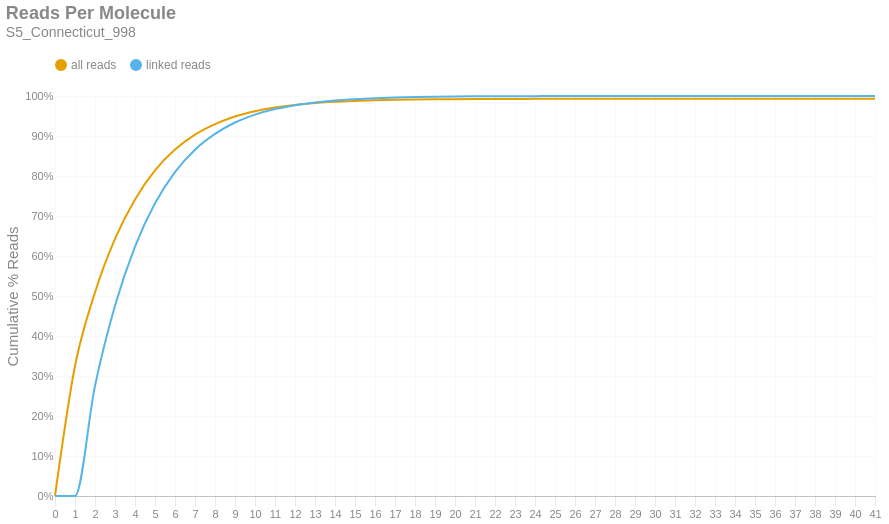

Write notebook code for a chart like this one.
### Markdown cell above
### Reads per Molecule
This chart shows the cumulative distribution of the number of reads per linked molecule. That is, how many alignments are associated with a unique molecule. This excludes the number of reads associated with invalid or absent linked-read barcodes. The `linked` histogram is the percentages recalculated when disregarding singletons.

### Code cell
if SKIPLR:
    print_html(f"Skipped")
else:
    counts = np.bincount(valids['reads'].cast(pl.Int64).to_numpy())
    weighted = counts * np.arange(len(counts))
    all_perc = weighted / n_reads
    linked_perc = weighted / n_linked_reads
    linked_perc[1] = 0
    binned_df = pl.DataFrame({
        'readsper': list(range(len(counts))),
        'all reads (cumsum)': np.cumsum(all_perc).tolist(),
        'linked reads (cumsum)': np.cumsum(linked_perc).tolist(),
    })

    with SafeRender(binned_df):
        (
            density_plot(binned_df, 'Reads Per Molecule', samplename, 'readspmol')
            .encode(
                x=alt.X('readsper:O', title=None).axis(labelAngle=0).scale(padding=0),
                y=alt.Y('value:Q', title='Cumulative % Reads').axis(format='%').stack(False),
                color=alt.Color("key:N").scale(domain=["all reads", "linked reads"]),
                tooltip=[
                    alt.Tooltip("key:N", title="Data Type"),
                    alt.Tooltip("readsper:O", title="Reads Per Molecule"),
                    alt.Tooltip("value:Q", format=".2%", title="% Reads (Cum.)")
                ]            
            )
        ).display()

### Figure 1 — Vega-Lite specification as saved in the notebook (floating-point values rounded to 4 significant figures)
{"width": "container", "height": 400, "config": {"title": {"anchor": "start", "dy": -15, "fontSize": 18, "color": "#888888", "subtitleColor": "#888888", "subtitleFontSize": 14}, "arc": {"fill": "#0072B2"}, "axis": {"domainColor": "#888888", "domainWidth": 0.5, "gridWidth": 0.2, "grid": false, "titleFontWeight": 400, "titleFontSize": 15, "labelFontSize": 11, "labelColor": "#888888", "tickColor": "#888888", "tickWidth": 0.2, "titleColor": "#888888"}, "axisBand": {"grid": false}, "axisX": {"grid": true, "tickSize": 10, "domainCap": "round"}, "axisY": {"domain": false, "grid": true, "tickSize": 0, "domainCap": "round"}, "background": "transparent", "header": {"labelFontSize": 15, "labelColor": "#888888", "titleFontSize": 15, "titleFontWeight": 600, "titleColor": "#888888"}, "legend": {"labelFont": "sans-serif", "labelFontSize": 12, "labelColor": "#888888", "symbolSize": 100, "symbolType": "circle", "titleFontSize": 12, "titlePadding": 10, "titleColor": "#888888", "title": null, "orient": "top"}, "range": {"category": ["#E69F00", "#56B4E9", "#009E73", "#F0E442", "#0072B2", "#D55E00", "#CC79A7", "#000000"], "diverging": ["#cfe8f3", "#a2d4ec", "#73bfe2", "#46abdb", "#1696d2", "#12719e"]}, "area": {"fill": "#0072B2", "fillOpacity": 0.7, "line": true, "strokeOpacity": 0.7}, "line": {"color": "#0072B2", "stroke": "#0072B2", "strokeWidth": 2}, "trail": {"color": "#0072B2", "stroke": "#0072B2", "strokeWidth": 0, "size": 1}, "point": {"filled": true, "fillOpacity": 1.0, "size": 95}, "text": {"color": "#888888", "fontSize": 11, "align": "right", "fontWeight": 400, "size": 11}, "bar": {"fill": "#0072B2", "stroke": null}, "view": {"stroke": null, "continuousWidth": 660, "continuousHeight": 400}}, "data": {"name": "data-f487a675571e46f613f223a7f9f27fb5"}, "mark": {"type": "line", "interpolate": "monotone", "point": {"opacity": 0, "size": 275}}, "encoding": {"color": {"field": "key", "scale": {"domain": ["all reads", "linked reads"]}, "type": "nominal"}, "tooltip": [{"field": "key", "title": "Data Type", "type": "nominal"}, {"field": "readsper", "title": "Reads Per Molecule", "type": "ordinal"}, {"field": "value", "format": ".2%", "title": "% Reads (Cum.)", "type": "quantitative"}], "x": {"axis": {"labelAngle": 0}, "field": "readsper", "scale": {"padding": 0}, "title": null, "type": "ordinal"}, "y": {"axis": {"format": "%"}, "field": "value", "stack": false, "title": "Cumulative % Reads", "type": "quantitative"}}, "params": [{"name": "param_c36ac31b6afebe62", "select": {"type": "point", "fields": ["key"]}, "bind": "legend"}], "title": {"text": "Reads Per Molecule", "subtitle": "S5_Connecticut_998"}, "transform": [{"fold": ["all reads (cumsum)", "linked reads (cumsum)"]}, {"calculate": "replace(datum.key, ' (cumsum)', '')", "as": "key"}, {"filter": {"param": "param_c36ac31b6afebe62"}}], "usermeta": {"embedOptions": {"downloadFileName": "S5_Connecticut_998.readspmol"}}, "$schema": "https://vega.github.io/schema/vega-lite/v6.1.0.json", "datasets": {"data-f487a675571e46f613f223a7f9f27fb5": [{"readsper": 0, "all reads (cumsum)": 0.0, "linked reads (cumsum)": 0.0}, {"readsper": 1, "all reads (cumsum)": 0.325, "linked reads (cumsum)": 0.0}, {"readsper": 2, "all reads (cumsum)": 0.5089, "linked reads (cumsum)": 0.2752}, {"readsper": 3, "all reads (cumsum)": 0.6426, "linked reads (cumsum)": 0.4754}, {"readsper": 4, "all reads (cumsum)": 0.7414, "linked reads (cumsum)": 0.6232}, {"readsper": 5, "all reads (cumsum)": 0.8139, "linked reads (cumsum)": 0.7318}, {"readsper": 6, "all reads (cumsum)": 0.866, "linked reads (cumsum)": 0.8099}, {"readsper": 7, "all reads (cumsum)": 0.9034, "linked reads (cumsum)": 0.8657}, {"readsper": 8, "all reads (cumsum)": 0.9297, "linked reads (cumsum)": 0.9052}, {"readsper": 9, "all reads (cumsum)": 0.9488, "linked reads (cumsum)": 0.9337}, {"readsper": 10, "all reads (cumsum)": 0.9619, "linked reads (cumsum)": 0.9534}, {"readsper": 11, "all reads (cumsum)": 0.9712, "linked reads (cumsum)": 0.9673}, {"readsper": 12, "all reads (cumsum)": 0.9778, "linked reads (cumsum)": 0.9771}, {"readsper": 13, "all reads (cumsum)": 0.9824, "linked reads (cumsum)": 0.984}, {"readsper": 14, "all reads (cumsum)": 0.9856, "linked reads (cumsum)": 0.9889}, {"readsper": 15, "all reads (cumsum)": 0.9878, "linked reads (cumsum)": 0.9921}, {"readsper": 16, "all reads (cumsum)": 0.9894, "linked reads (cumsum)": 0.9945}, {"readsper": 17, "all reads (cumsum)": 0.9905, "linked reads (cumsum)": 0.9961}, {"readsper": 18, "all reads (cumsum)": 0.9912, "linked reads (cumsum)": 0.9973}, {"readsper": 19, "all reads (cumsum)": 0.9918, "linked reads (cumsum)": 0.9981}, {"readsper": 20, "all reads (cumsum)": 0.9922, "linked reads (cumsum)": 0.9987}, {"readsper": 21, "all reads (cumsum)": 0.9924, "linked reads (cumsum)": 0.9991}, {"readsper": 22, "all reads (cumsum)": 0.9926, "linked reads (cumsum)": 0.9993}, {"readsper": 23, "all reads (cumsum)": 0.9927, "linked reads (cumsum)": 0.9995}, {"readsper": 24, "all reads (cumsum)": 0.9928, "linked reads (cumsum)": 0.9997}, {"readsper": 25, "all reads (cumsum)": 0.9929, "linked reads (cumsum)": 0.9998}, {"readsper": 26, "all reads (cumsum)": 0.993, "linked reads (cumsum)": 0.9999}, {"readsper": 27, "all reads (cumsum)": 0.993, "linked reads (cumsum)": 0.9999}, {"readsper": 28, "all reads (cumsum)": 0.993, "linked reads (cumsum)": 0.9999}, {"readsper": 29, "all reads (cumsum)": 0.993, "linked reads (cumsum)": 1.0}, {"readsper": 30, "all reads (cumsum)": 0.993, "linked reads (cumsum)": 1.0}, {"readsper": 31, "all reads (cumsum)": 0.993, "linked reads (cumsum)": 1.0}, {"readsper": 32, "all reads (cumsum)": 0.993, "linked reads (cumsum)": 1.0}, {"readsper": 33, "all reads (cumsum)": 0.993, "linked reads (cumsum)": 1.0}, {"readsper": 34, "all reads (cumsum)": 0.993, "linked reads (cumsum)": 1.0}, {"readsper": 35, "all reads (cumsum)": 0.993, "linked reads (cumsum)": 1.0}, {"readsper": 36, "all reads (cumsum)": 0.993, "linked reads (cumsum)": 1.0}, {"readsper": 37, "all reads (cumsum)": 0.993, "linked reads (cumsum)": 1.0}, {"readsper": 38, "all reads (cumsum)": 0.993, "linked reads (cumsum)": 1.0}, {"readsper": 39, "all reads (cumsum)": 0.993, "linked reads (cumsum)": 1.0}, {"readsper": 40, "all reads (cumsum)": 0.993, "linked reads (cumsum)": 1.0}, {"readsper": 41, "all reads (cumsum)": 0.9931, "linked reads (cumsum)": 1.0}]}}
